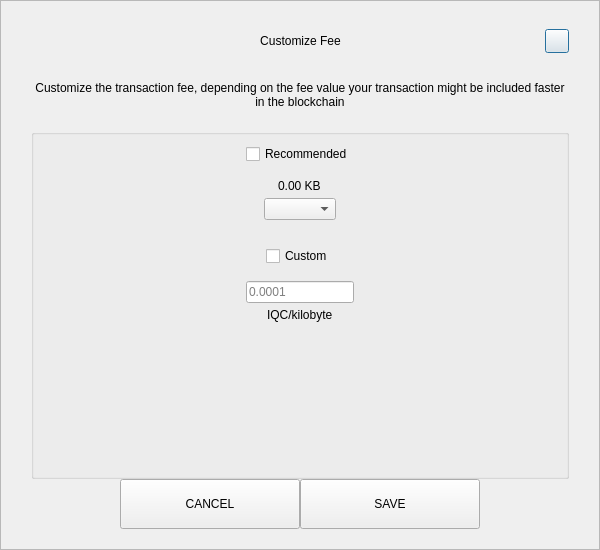
<?xml version="1.0" encoding="UTF-8"?>
<ui version="4.0">
 <class>SendCustomFeeDialog</class>
 <widget class="QDialog" name="SendCustomFeeDialog">
  <property name="geometry">
   <rect>
    <x>0</x>
    <y>0</y>
    <width>600</width>
    <height>550</height>
   </rect>
  </property>
  <property name="windowTitle">
   <string>Form</string>
  </property>
  <layout class="QVBoxLayout" name="verticalLayout_3">
   <property name="spacing">
    <number>0</number>
   </property>
   <property name="leftMargin">
    <number>0</number>
   </property>
   <property name="topMargin">
    <number>0</number>
   </property>
   <property name="rightMargin">
    <number>0</number>
   </property>
   <property name="bottomMargin">
    <number>0</number>
   </property>
   <item>
    <widget class="QFrame" name="frame">
     <property name="styleSheet">
      <string notr="true"/>
     </property>
     <property name="frameShape">
      <enum>QFrame::StyledPanel</enum>
     </property>
     <property name="frameShadow">
      <enum>QFrame::Raised</enum>
     </property>
     <layout class="QVBoxLayout" name="verticalLayout_2">
      <property name="spacing">
       <number>0</number>
      </property>
      <property name="leftMargin">
       <number>30</number>
      </property>
      <property name="topMargin">
       <number>20</number>
      </property>
      <property name="rightMargin">
       <number>30</number>
      </property>
      <property name="bottomMargin">
       <number>20</number>
      </property>
      <item>
       <layout class="QHBoxLayout" name="horizontalLayout_3">
        <property name="spacing">
         <number>0</number>
        </property>
        <item>
         <spacer name="horizontalSpacer_21">
          <property name="orientation">
           <enum>Qt::Horizontal</enum>
          </property>
          <property name="sizeHint" stdset="0">
           <size>
            <width>40</width>
            <height>20</height>
           </size>
          </property>
         </spacer>
        </item>
        <item>
         <widget class="QLabel" name="labelTitle">
          <property name="minimumSize">
           <size>
            <width>0</width>
            <height>40</height>
           </size>
          </property>
          <property name="maximumSize">
           <size>
            <width>16777215</width>
            <height>40</height>
           </size>
          </property>
          <property name="styleSheet">
           <string notr="true">padding-left:24px;</string>
          </property>
          <property name="text">
           <string>Customize Fee</string>
          </property>
          <property name="alignment">
           <set>Qt::AlignCenter</set>
          </property>
          <property name="margin">
           <number>7</number>
          </property>
         </widget>
        </item>
        <item>
         <spacer name="horizontalSpacer">
          <property name="orientation">
           <enum>Qt::Horizontal</enum>
          </property>
          <property name="sizeHint" stdset="0">
           <size>
            <width>40</width>
            <height>20</height>
           </size>
          </property>
         </spacer>
        </item>
        <item>
         <widget class="QPushButton" name="btnEsc">
          <property name="minimumSize">
           <size>
            <width>24</width>
            <height>24</height>
           </size>
          </property>
          <property name="maximumSize">
           <size>
            <width>24</width>
            <height>24</height>
           </size>
          </property>
          <property name="text">
           <string/>
          </property>
         </widget>
        </item>
       </layout>
      </item>
      <item>
       <spacer name="verticalSpacer_2">
        <property name="orientation">
         <enum>Qt::Vertical</enum>
        </property>
        <property name="sizeType">
         <enum>QSizePolicy::Fixed</enum>
        </property>
        <property name="sizeHint" stdset="0">
         <size>
          <width>20</width>
          <height>20</height>
         </size>
        </property>
       </spacer>
      </item>
      <item>
       <widget class="QLabel" name="labelMessage">
        <property name="text">
         <string>Customize the transaction fee, depending on the fee value your transaction might be included faster in the blockchain</string>
        </property>
        <property name="alignment">
         <set>Qt::AlignCenter</set>
        </property>
        <property name="wordWrap">
         <bool>true</bool>
        </property>
       </widget>
      </item>
      <item>
       <spacer name="verticalSpacer_3">
        <property name="orientation">
         <enum>Qt::Vertical</enum>
        </property>
        <property name="sizeType">
         <enum>QSizePolicy::Fixed</enum>
        </property>
        <property name="sizeHint" stdset="0">
         <size>
          <width>20</width>
          <height>20</height>
         </size>
        </property>
       </spacer>
      </item>
      <item>
       <widget class="QGroupBox" name="groupBox">
        <property name="title">
         <string/>
        </property>
        <layout class="QVBoxLayout" name="verticalLayout">
         <property name="leftMargin">
          <number>12</number>
         </property>
         <property name="rightMargin">
          <number>12</number>
         </property>
         <item>
          <layout class="QVBoxLayout" name="verticalLayout_4">
           <property name="spacing">
            <number>5</number>
           </property>
           <item alignment="Qt::AlignHCenter">
            <widget class="QCheckBox" name="checkBoxRecommended">
             <property name="text">
              <string>Recommended</string>
             </property>
            </widget>
           </item>
           <item>
            <spacer name="verticalSpacer_5">
             <property name="orientation">
              <enum>Qt::Vertical</enum>
             </property>
             <property name="sizeType">
              <enum>QSizePolicy::Fixed</enum>
             </property>
             <property name="sizeHint" stdset="0">
              <size>
               <width>20</width>
               <height>10</height>
              </size>
             </property>
            </spacer>
           </item>
           <item alignment="Qt::AlignHCenter">
            <widget class="QLabel" name="labelFee">
             <property name="text">
              <string>0.00 KB</string>
             </property>
            </widget>
           </item>
           <item alignment="Qt::AlignHCenter">
            <widget class="QComboBox" name="comboBoxRecommended"/>
           </item>
          </layout>
         </item>
         <item>
          <spacer name="verticalSpacer">
           <property name="orientation">
            <enum>Qt::Vertical</enum>
           </property>
           <property name="sizeType">
            <enum>QSizePolicy::Fixed</enum>
           </property>
           <property name="sizeHint" stdset="0">
            <size>
             <width>20</width>
             <height>20</height>
            </size>
           </property>
          </spacer>
         </item>
         <item>
          <layout class="QVBoxLayout" name="verticalLayout_5">
           <property name="spacing">
            <number>5</number>
           </property>
           <item alignment="Qt::AlignHCenter">
            <widget class="QCheckBox" name="checkBoxCustom">
             <property name="text">
              <string>Custom</string>
             </property>
            </widget>
           </item>
           <item>
            <spacer name="verticalSpacer_6">
             <property name="orientation">
              <enum>Qt::Vertical</enum>
             </property>
             <property name="sizeType">
              <enum>QSizePolicy::Fixed</enum>
             </property>
             <property name="sizeHint" stdset="0">
              <size>
               <width>20</width>
               <height>10</height>
              </size>
             </property>
            </spacer>
           </item>
           <item alignment="Qt::AlignHCenter">
            <widget class="QLineEdit" name="lineEditCustomFee">
             <property name="placeholderText">
              <string notr="true">0.0001</string>
             </property>
            </widget>
           </item>
           <item alignment="Qt::AlignHCenter">
            <widget class="QLabel" name="labelCustomFee">
             <property name="text">
              <string>IQC/kilobyte</string>
             </property>
            </widget>
           </item>
          </layout>
         </item>
         <item>
          <spacer name="verticalSpacer_4">
           <property name="orientation">
            <enum>Qt::Vertical</enum>
           </property>
           <property name="sizeHint" stdset="0">
            <size>
             <width>20</width>
             <height>40</height>
            </size>
           </property>
          </spacer>
         </item>
        </layout>
       </widget>
      </item>
      <item>
       <layout class="QHBoxLayout" name="horizontalLayout" stretch="1,2,2,1">
        <item>
         <spacer name="horizontalSpacer1">
          <property name="orientation">
           <enum>Qt::Horizontal</enum>
          </property>
          <property name="sizeHint" stdset="0">
           <size>
            <width>40</width>
            <height>20</height>
           </size>
          </property>
         </spacer>
        </item>
        <item>
         <widget class="QPushButton" name="btnCancel">
          <property name="minimumSize">
           <size>
            <width>180</width>
            <height>50</height>
           </size>
          </property>
          <property name="focusPolicy">
           <enum>Qt::NoFocus</enum>
          </property>
          <property name="text">
           <string>CANCEL</string>
          </property>
         </widget>
        </item>
        <item>
         <widget class="QPushButton" name="btnSave">
          <property name="minimumSize">
           <size>
            <width>180</width>
            <height>50</height>
           </size>
          </property>
          <property name="focusPolicy">
           <enum>Qt::NoFocus</enum>
          </property>
          <property name="text">
           <string>SAVE</string>
          </property>
         </widget>
        </item>
        <item>
         <spacer name="horizontalSpacer_2">
          <property name="orientation">
           <enum>Qt::Horizontal</enum>
          </property>
          <property name="sizeHint" stdset="0">
           <size>
            <width>40</width>
            <height>20</height>
           </size>
          </property>
         </spacer>
        </item>
       </layout>
      </item>
     </layout>
    </widget>
   </item>
  </layout>
 </widget>
 <resources/>
 <connections/>
</ui>
